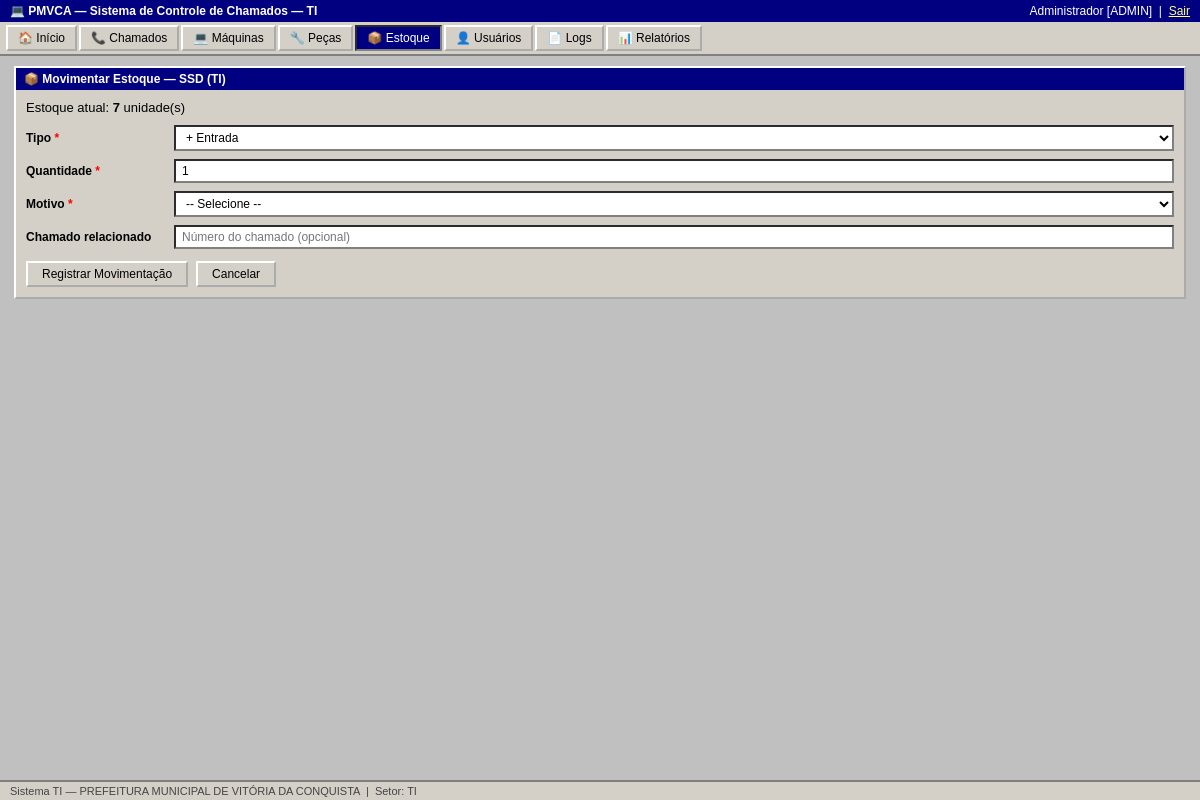
The page /estoque/1/movimentar (signed in) on the database its author committed.
### tables this page shows
CREATE TABLE pecas (
        id INTEGER PRIMARY KEY AUTOINCREMENT,
        nome TEXT NOT NULL, categoria TEXT NOT NULL,
        observacao TEXT, criado_em TEXT NOT NULL);

CREATE TABLE estoque (
        id INTEGER PRIMARY KEY AUTOINCREMENT,
        peca_id INTEGER UNIQUE NOT NULL, local TEXT NOT NULL,
        quantidade INTEGER NOT NULL DEFAULT 0, observacao TEXT, criado_em TEXT NOT NULL,
        FOREIGN KEY(peca_id) REFERENCES pecas(id));

### app.py (the view, shortened to what this page needs)
@app.route('/estoque/<int:eid>/movimentar', methods=['GET','POST'])
@tecnico_required
def estoque_movimentar(eid):
    conn = get_db()
    reg  = conn.execute("""SELECT e.*, p.nome as peca_nome FROM estoque e
        JOIN pecas p ON p.id=e.peca_id WHERE e.id=?""",(eid,)).fetchone()
    conn.close()
    if not reg:
        flash('Registro de estoque não encontrado.','erro')
        return redirect(url_for('estoque'))
    return render_template('estoque_movimentar.html', registro=reg)

### app.py (called while the page is built)
def get_db():
    conn = sqlite3.connect(DB_PATH)
    conn.row_factory = sqlite3.Row
    conn.execute("PRAGMA foreign_keys = ON")
    return conn

def tecnico_required(f):
    @wraps(f)
    def d(*a, **kw):
        if 'usuario_id' not in session:
            return redirect(url_for('login'))
        if session.get('perfil') not in ('admin', 'tecnico'):
            flash('Acesso restrito a técnicos ou administradores.', 'erro')
            return redirect(url_for('dashboard'))
        return f(*a, **kw)
    return d

### templates/estoque_movimentar.html (shortened to what this page needs)
{% extends 'base.html' %}
{% block content %}
<div class="window">
  <div class="window-title">&#128230; Movimentar Estoque &mdash; {{ registro.peca_nome }} ({{ registro.local }})</div>
  <div class="window-body">
    <p class="mb">Estoque atual: <strong>{{ registro.quantidade }}</strong> unidade(s)</p>
    <form method="post">
      <div class="form-group">
        <label>Tipo <span class="required">*</span></label>
        <select name="tipo" required>
          <option value="entrada">&#43; Entrada</option>
        </select>
      </div>
      <div class="form-group">
        <label>Quantidade <span class="required">*</span></label>
        <input type="number" name="quantidade" min="1" value="1" required>
      </div>
      <div class="form-group">
        <label>Motivo <span class="required">*</span></label>
        <select name="motivo" required>
          <option value="">-- Selecione --</option>
        </select>
      </div>
      <div class="form-group">
        <label>Chamado relacionado</label>
        <input type="number" name="chamado_id" placeholder="Número do chamado (opcional)">
      </div>
      <div class="form-actions">
        <input type="submit" class="btn btn-primary" value="Registrar Movimentação">
        <a href="/estoque" class="btn">Cancelar</a>
      </div>
    </form>
  </div>
</div>
{% endblock %}

### static/css/style.css (style rules this page uses)
*, *::before, *::after { box-sizing: border-box; margin: 0; padding: 0; }
body { font-family: Tahoma, Arial, sans-serif; font-size: 13px; background: #c0c0c0; color: #000; min-height: 100vh; display: flex; flex-direction: column; }
.window { background: #d4d0c8; border: 2px outset #fff; margin-bottom: 10px; }
.window-title { background: #000080; color: #fff; padding: 4px 8px; font-weight: bold; font-size: 12px; display: flex; align-items: center; gap: 6px; }
.window-body { padding: 10px; }
.btn, button, input[type=submit], input[type=button] { font-family: Tahoma, Arial, sans-serif; font-size: 12px; padding: 4px 14px; background: #d4d0c8; border: 2px outset #fff; cursor: pointer; color: #000; text-decoration: none; display: inline-block; }
.btn-primary { background: #000080; color: #fff; }
.form-group { margin-bottom: 8px; display: flex; align-items: center; gap: 8px; flex-wrap: wrap; }
.form-group label { min-width: 140px; font-weight: bold; font-size: 12px; }
.form-group input, .form-group select, .form-group textarea { font-family: Tahoma, Arial, sans-serif; font-size: 12px; padding: 3px 6px; border: 2px inset #808080; background: #fff; flex: 1; min-width: 180px; }
.form-actions { margin-top: 12px; display: flex; gap: 8px; }
.required { color: red; }
.mb { margin-bottom: 10px; }
a { color: #000080; }

### rows shown on the page
pecas: peca_nome "SSD"
estoque: local "TI", quantidade "7"

### other values the page prints
{{ session.nome }} "Administrador"
{{ session.perfil|upper }} "ADMIN"
{{ session.setor }} "TI"
